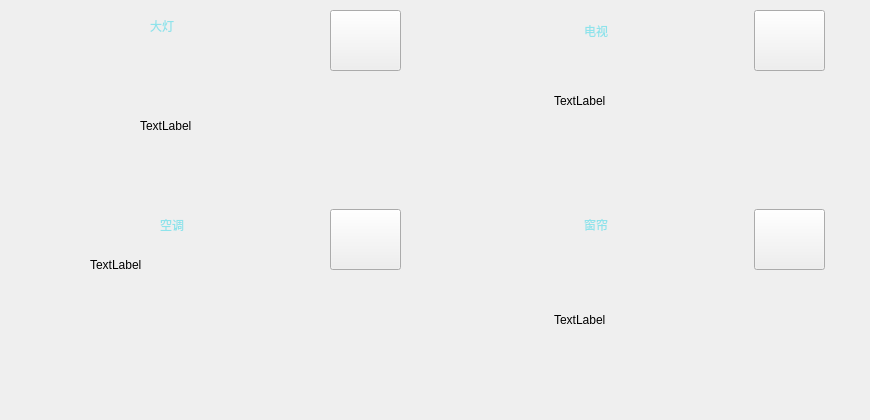
      <widget class="QWidget" name="parlor">
       <widget class="QWidget" name="layoutWidget">
        <property name="geometry">
         <rect>
          <x>0</x>
          <y>0</y>
          <width>861</width>
          <height>411</height>
         </rect>
        </property>
        <layout class="QGridLayout" name="gridLayout">
         <property name="leftMargin">
          <number>10</number>
         </property>
         <property name="topMargin">
          <number>10</number>
         </property>
         <property name="rightMargin">
          <number>10</number>
         </property>
         <property name="bottomMargin">
          <number>10</number>
         </property>
         <item row="0" column="1">
          <widget class="QWidget" name="widget_parlor_2" native="true">
           <widget class="QLabel" name="label_6">
            <property name="geometry">
             <rect>
              <x>150</x>
              <y>0</y>
              <width>71</width>
              <height>41</height>
             </rect>
            </property>
            <property name="styleSheet">
             <string notr="true">color: rgb(142, 227, 235);
font: 14pt &quot;微软雅黑&quot;;</string>
            </property>
            <property name="text">
             <string>电视</string>
            </property>
           </widget>
           <widget class="QPushButton" name="btn_tv">
            <property name="geometry">
             <rect>
              <x>320</x>
              <y>0</y>
              <width>71</width>
              <height>61</height>
             </rect>
            </property>
            <property name="styleSheet">
             <string notr="true">border-image: url(:/icon/off.png);</string>
            </property>
            <property name="text">
             <string/>
            </property>
           </widget>
           <widget class="QLabel" name="label_tv">
            <property name="geometry">
             <rect>
              <x>120</x>
              <y>40</y>
              <width>191</width>
              <height>101</height>
             </rect>
            </property>
            <property name="text">
             <string>TextLabel</string>
            </property>
           </widget>
          </widget>
         </item>
         <item row="0" column="0">
          <widget class="QWidget" name="widget_parlor_1" native="true">
           <widget class="QLabel" name="label">
            <property name="geometry">
             <rect>
              <x>140</x>
              <y>0</y>
              <width>81</width>
              <height>31</height>
             </rect>
            </property>
            <property name="styleSheet">
             <string notr="true">color: rgb(142, 227, 235);
font: 14pt &quot;微软雅黑&quot;;</string>
            </property>
            <property name="text">
             <string>大灯</string>
            </property>
           </widget>
           <widget class="QPushButton" name="btn_parlor_light">
            <property name="geometry">
             <rect>
              <x>320</x>
              <y>0</y>
              <width>71</width>
              <height>61</height>
             </rect>
            </property>
            <property name="styleSheet">
             <string notr="true">border-image: url(:/icon/off.png);</string>
            </property>
            <property name="text">
             <string/>
            </property>
           </widget>
           <widget class="QLabel" name="label_parlor_light">
            <property name="geometry">
             <rect>
              <x>130</x>
              <y>60</y>
              <width>211</width>
              <height>111</height>
             </rect>
            </property>
            <property name="text">
             <string>TextLabel</string>
            </property>
           </widget>
          </widget>
         </item>
         <item row="1" column="1">
          <widget class="QWidget" name="widget_parlor_4" native="true">
           <widget class="QLabel" name="label_8">
            <property name="geometry">
             <rect>
              <x>150</x>
              <y>0</y>
              <width>71</width>
              <height>31</height>
             </rect>
            </property>
            <property name="styleSheet">
             <string notr="true">color: rgb(142, 227, 235);
font: 14pt &quot;微软雅黑&quot;;</string>
            </property>
            <property name="text">
             <string>窗帘</string>
            </property>
           </widget>
           <widget class="QPushButton" name="btn_curtain">
            <property name="geometry">
             <rect>
              <x>320</x>
              <y>0</y>
              <width>71</width>
              <height>61</height>
             </rect>
            </property>
            <property name="styleSheet">
             <string notr="true">border-image: url(:/icon/off.png);</string>
            </property>
            <property name="text">
             <string/>
            </property>
           </widget>
           <widget class="QLabel" name="label_curtain">
            <property name="geometry">
             <rect>
              <x>120</x>
              <y>50</y>
              <width>261</width>
              <height>121</height>
             </rect>
            </property>
            <property name="text">
             <string>TextLabel</string>
            </property>
           </widget>
          </widget>
         </item>
         <item row="1" column="0">
          <widget class="QWidget" name="widget_parlor_3" native="true">
           <widget class="QLabel" name="label_7">
            <property name="geometry">
             <rect>
              <x>150</x>
              <y>0</y>
              <width>81</width>
              <height>31</height>
             </rect>
            </property>
            <property name="styleSheet">
             <string notr="true">color: rgb(142, 227, 235);
font: 14pt &quot;微软雅黑&quot;;</string>
            </property>
            <property name="text">
             <string>空调</string>
            </property>
           </widget>
           <widget class="QPushButton" name="btn_air">
            <property name="geometry">
             <rect>
              <x>320</x>
              <y>0</y>
              <width>71</width>
              <height>61</height>
             </rect>
            </property>
            <property name="styleSheet">
             <string notr="true">border-image: url(:/icon/off.png);</string>
            </property>
            <property name="text">
             <string/>
            </property>
           </widget>
           <widget class="QLabel" name="label_air">
            <property name="geometry">
             <rect>
              <x>80</x>
              <y>30</y>
              <width>211</width>
              <height>51</height>
             </rect>
            </property>
            <property name="text">
             <string>TextLabel</string>
            </property>
           </widget>
          </widget>
         </item>
        </layout>
       </widget>
      </widget>
